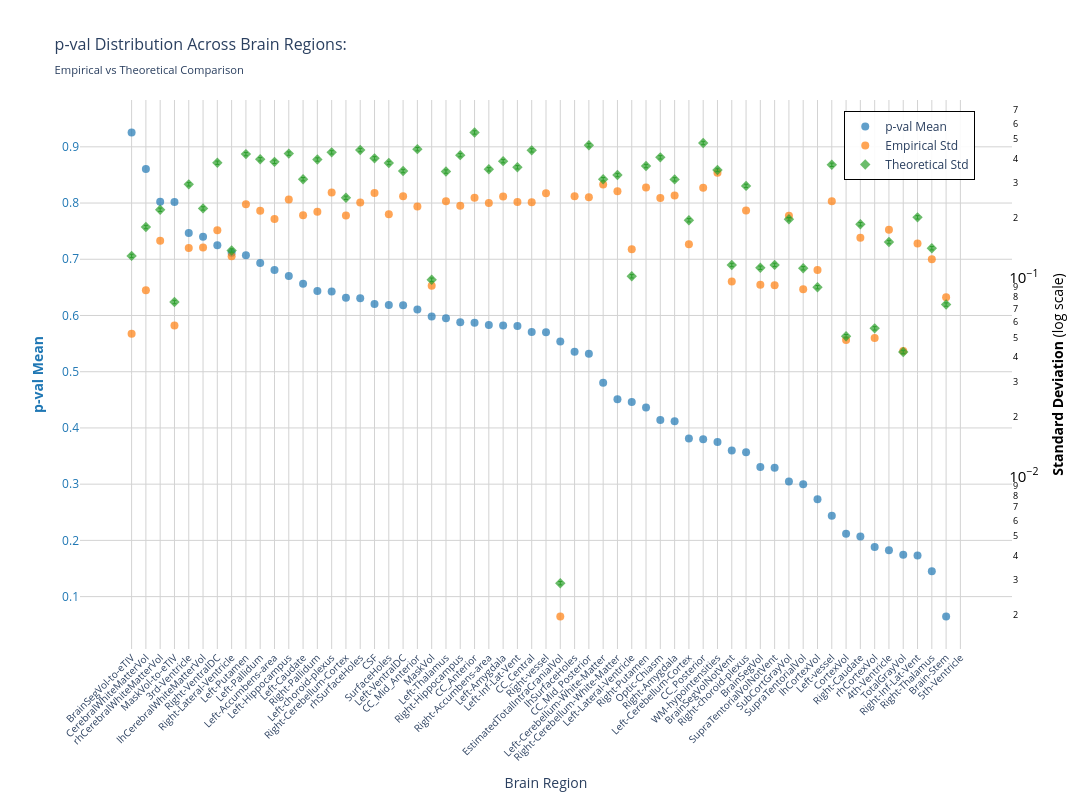
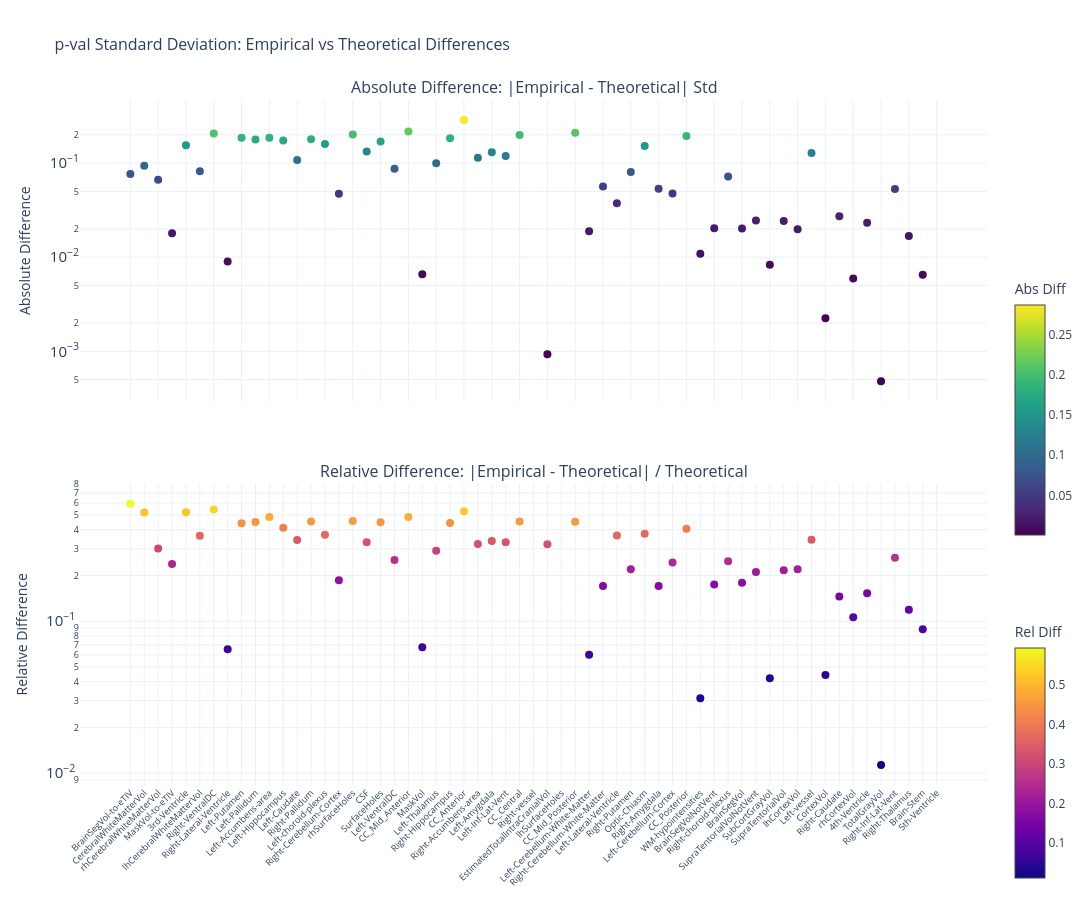

Write notebook code for charts like these, in order.
### Markdown cell above
### p-value

### Code cell
nu_nav = df_npvr[(df_npvr["study"] == "longitudinal") & (df_npvr["group"] == "HC-PD")]
data_path = stats_dir / f"partial_correlation_longitudinal_{METRIC}.parquet"
df, stats = get_test_stats(
    data_path,
    stat_functions_F,
    nu_nav,
    hemisphere=False,
    study="longitudinal",
    raw_values=True,
)
show_figure(
    stats, hemisphere=False, stat_name="p-val", study="longitudinal", metric=METRIC
)

### Figure 1 — Plotly figure (JSON) as saved in the notebook; plotly's stock layout.template omitted (floating-point values rounded to 4 significant figures)
{"data": [{"hovertemplate": "<b>%{x}</b><br>Mean p-val: %{y:.2f}<br><extra></extra>", "marker": {"color": "#1f77b4", "opacity": 0.7, "size": 8}, "mode": "markers", "name": "p-val Mean", "type": "scatter", "x": ["BrainSegVol-to-eTIV", "CerebralWhiteMatterVol", "rhCerebralWhiteMatterVol", "MaskVol-to-eTIV", "3rd-Ventricle", "lhCerebralWhiteMatterVol", "Right-VentralDC", "Right-Lateral-Ventricle", "Left-Putamen", "Left-Pallidum", "Left-Accumbens-area", "Left-Hippocampus", "Left-Caudate", "Right-Pallidum", "Left-choroid-plexus", "Right-Cerebellum-Cortex", "rhSurfaceHoles", "CSF", "SurfaceHoles", "Left-VentralDC", "CC_Mid_Anterior", "MaskVol", "Left-Thalamus", "Right-Hippocampus", "CC_Anterior", "Right-Accumbens-area", "Left-Amygdala", "Left-Inf-Lat-Vent", "CC_Central", "Right-vessel", "EstimatedTotalIntraCranialVol", "lhSurfaceHoles", "CC_Mid_Posterior", "Left-Cerebellum-White-Matter", "Right-Cerebellum-White-Matter", "Left-Lateral-Ventricle", "Right-Putamen", "Optic-Chiasm", "Right-Amygdala", "Left-Cerebellum-Cortex", "CC_Posterior", "WM-hypointensities", "BrainSegVolNotVent", "Right-choroid-plexus", "BrainSegVol", "SupraTentorialVolNotVent", "SubCortGrayVol", "SupraTentorialVol", "lhCortexVol", "Left-vessel", "CortexVol", "Right-Caudate", "rhCortexVol", "4th-Ventricle", "TotalGrayVol", "Right-Inf-Lat-Vent", "Right-Thalamus", "Brain-Stem", "5th-Ventricle"], "y": [0.9256, 0.8606, 0.8025, 0.8018, 0.7469, 0.74, 0.7249, 0.7118, 0.7071, 0.6932, 0.6808, 0.6701, 0.6565, 0.6434, 0.6425, 0.6314, 0.6306, 0.6204, 0.6185, 0.6184, 0.6107, 0.5984, 0.5951, 0.5878, 0.5873, 0.5833, 0.5824, 0.5814, 0.5708, 0.5703, 0.5539, 0.5353, 0.532, 0.4804, 0.4509, 0.4462, 0.4363, 0.4143, 0.412, 0.3812, 0.3799, 0.3748, 0.3599, 0.3568, 0.3307, 0.3293, 0.3049, 0.2997, 0.2733, 0.2436, 0.2119, 0.2067, 0.1883, 0.1823, 0.1744, 0.1733, 0.145, 0.06454, NaN], "yaxis": "y"}, {"hovertemplate": "<b>%{x}</b><br>Empirical Std: %{y:.3f}<br><extra></extra>", "marker": {"color": "#ff7f0e", "opacity": 0.7, "size": 8, "symbol": "circle"}, "mode": "markers", "name": "Empirical Std", "type": "scatter", "x": ["BrainSegVol-to-eTIV", "CerebralWhiteMatterVol", "rhCerebralWhiteMatterVol", "MaskVol-to-eTIV", "3rd-Ventricle", "lhCerebralWhiteMatterVol", "Right-VentralDC", "Right-Lateral-Ventricle", "Left-Putamen", "Left-Pallidum", "Left-Accumbens-area", "Left-Hippocampus", "Left-Caudate", "Right-Pallidum", "Left-choroid-plexus", "Right-Cerebellum-Cortex", "rhSurfaceHoles", "CSF", "SurfaceHoles", "Left-VentralDC", "CC_Mid_Anterior", "MaskVol", "Left-Thalamus", "Right-Hippocampus", "CC_Anterior", "Right-Accumbens-area", "Left-Amygdala", "Left-Inf-Lat-Vent", "CC_Central", "Right-vessel", "EstimatedTotalIntraCranialVol", "lhSurfaceHoles", "CC_Mid_Posterior", "Left-Cerebellum-White-Matter", "Right-Cerebellum-White-Matter", "Left-Lateral-Ventricle", "Right-Putamen", "Optic-Chiasm", "Right-Amygdala", "Left-Cerebellum-Cortex", "CC_Posterior", "WM-hypointensities", "BrainSegVolNotVent", "Right-choroid-plexus", "BrainSegVol", "SupraTentorialVolNotVent", "SubCortGrayVol", "SupraTentorialVol", "lhCortexVol", "Left-vessel", "CortexVol", "Right-Caudate", "rhCortexVol", "4th-Ventricle", "TotalGrayVol", "Right-Inf-Lat-Vent", "Right-Thalamus", "Brain-Stem", "5th-Ventricle"], "y": [0.05234, 0.08659, 0.154, 0.05757, 0.1416, 0.1421, 0.1736, 0.1285, 0.2348, 0.2178, 0.198, 0.2484, 0.2066, 0.2154, 0.2695, 0.2061, 0.2395, 0.2676, 0.2091, 0.258, 0.2289, 0.0913, 0.2434, 0.231, 0.2536, 0.2386, 0.2569, 0.2413, 0.2402, 0.2671, 0.001968, 0.2577, 0.255, 0.2953, 0.2733, 0.1392, 0.2854, 0.2525, 0.26, 0.1476, 0.2841, 0.3389, 0.09586, 0.2186, 0.09235, 0.09176, 0.2058, 0.08761, 0.1095, 0.2434, 0.0486, 0.1592, 0.04977, 0.1747, 0.04281, 0.1489, 0.1243, 0.0799, NaN], "yaxis": "y2"}, {"error_y": {"array": [0.002564, 0.003584, 0.004379, 0.001501, 0.005881, 0.004448, 0.007555, 0.002732, 0.00835, 0.007865, 0.007635, 0.008399, 0.006242, 0.007841, 0.008522, 0.005031, 0.008751, 0.00795, 0.00753, 0.006863, 0.008843, 0.001945, 0.00682, 0.00825, 0.01073, 0.007001, 0.007697, 0.007165, 0.008721, NaN, 5.758e-05, NaN, 0.009251, 0.006243, 0.00655, 0.002024, 0.007271, 0.008042, 0.006229, 0.003877, 0.009498, 0.006949, 0.002307, 0.005776, 0.002235, 0.00231, 0.003924, 0.002221, 0.001784, 0.007375, 0.00101, 0.003702, 0.001107, 0.003011, 0.0008412, 0.00401, 0.002803, 0.001458, NaN], "arrayminus": [0.002513, 0.003513, 0.004292, 0.001472, 0.005765, 0.00436, 0.007405, 0.002677, 0.008185, 0.007709, 0.007483, 0.008232, 0.006119, 0.007686, 0.008353, 0.004931, 0.008578, 0.007792, 0.007381, 0.006727, 0.008667, 0.001907, 0.006684, 0.008087, 0.01052, 0.006862, 0.007545, 0.007023, 0.008548, NaN, 5.644e-05, NaN, 0.009067, 0.00612, 0.00642, 0.001984, 0.007127, 0.007882, 0.006105, 0.0038, 0.009309, 0.006811, 0.002262, 0.005662, 0.002191, 0.002264, 0.003846, 0.002177, 0.001748, 0.007229, 0.0009902, 0.003629, 0.001085, 0.002951, 0.0008245, 0.00393, 0.002748, 0.001429, NaN], "color": "#2ca02c", "thickness": 1, "type": "data", "visible": true, "width": 2}, "hovertemplate": "<b>%{x}</b><br>Theoretical Std: %{y:.3f}<br><extra></extra>", "marker": {"color": "#2ca02c", "opacity": 0.7, "size": 8, "symbol": "diamond"}, "mode": "markers", "name": "Theoretical Std", "type": "scatter", "x": ["BrainSegVol-to-eTIV", "CerebralWhiteMatterVol", "rhCerebralWhiteMatterVol", "MaskVol-to-eTIV", "3rd-Ventricle", "lhCerebralWhiteMatterVol", "Right-VentralDC", "Right-Lateral-Ventricle", "Left-Putamen", "Left-Pallidum", "Left-Accumbens-area", "Left-Hippocampus", "Left-Caudate", "Right-Pallidum", "Left-choroid-plexus", "Right-Cerebellum-Cortex", "rhSurfaceHoles", "CSF", "SurfaceHoles", "Left-VentralDC", "CC_Mid_Anterior", "MaskVol", "Left-Thalamus", "Right-Hippocampus", "CC_Anterior", "Right-Accumbens-area", "Left-Amygdala", "Left-Inf-Lat-Vent", "CC_Central", "Right-vessel", "EstimatedTotalIntraCranialVol", "lhSurfaceHoles", "CC_Mid_Posterior", "Left-Cerebellum-White-Matter", "Right-Cerebellum-White-Matter", "Left-Lateral-Ventricle", "Right-Putamen", "Optic-Chiasm", "Right-Amygdala", "Left-Cerebellum-Cortex", "CC_Posterior", "WM-hypointensities", "BrainSegVolNotVent", "Right-choroid-plexus", "BrainSegVol", "SupraTentorialVolNotVent", "SubCortGrayVol", "SupraTentorialVol", "lhCortexVol", "Left-vessel", "CortexVol", "Right-Caudate", "rhCortexVol", "4th-Ventricle", "TotalGrayVol", "Right-Inf-Lat-Vent", "Right-Thalamus", "Brain-Stem", "5th-Ventricle"], "y": [0.129, 0.1804, 0.2204, 0.07556, 0.296, 0.2239, 0.3802, 0.1375, 0.4203, 0.3958, 0.3842, 0.4227, 0.3142, 0.3947, 0.4289, 0.2532, 0.4404, 0.4001, 0.379, 0.3454, 0.445, 0.0979, 0.3432, 0.4152, 0.5403, 0.3523, 0.3874, 0.3606, 0.4389, NaN, 0.002898, NaN, 0.4656, 0.3142, 0.3296, 0.1019, 0.3659, 0.4047, 0.3135, 0.1951, 0.478, 0.3497, 0.1161, 0.2907, 0.1125, 0.1163, 0.1975, 0.1118, 0.08977, 0.3712, 0.05084, 0.1863, 0.0557, 0.1515, 0.04233, 0.2018, 0.1411, 0.0734, NaN], "yaxis": "y2"}], "layout": {"height": 800, "hovermode": "x", "legend": {"bgcolor": "rgba(255, 255, 255, 0.9)", "bordercolor": "black", "borderwidth": 1, "font": {"size": 12}, "orientation": "v", "x": 0.82, "y": 0.98}, "title": {"font": {"size": 16}, "text": "p-val Distribution Across Brain Regions:<br><sub>Empirical vs Theoretical Comparison</sub>"}, "width": 1400, "xaxis": {"gridcolor": "lightgray", "showgrid": true, "tickangle": -45, "tickfont": {"size": 10}, "title": {"text": "Brain Region"}}, "yaxis": {"gridcolor": "lightgray", "showgrid": true, "side": "left", "tickfont": {"color": "#1f77b4"}, "title": {"font": {"color": "#1f77b4"}, "text": "<b>p-val Mean</b>"}}, "yaxis2": {"exponentformat": "power", "overlaying": "y", "showgrid": false, "side": "right", "tickfont": {"color": "black"}, "title": {"font": {"color": "black"}, "text": "<b>Standard Deviation</b> (log scale)"}, "type": "log"}}}

### Figure 2 — Plotly figure (JSON) as saved in the notebook; plotly's stock layout.template omitted (floating-point values rounded to 4 significant figures)
{"data": [{"hovertemplate": "<b>%{x}</b><br>Abs Diff: %{y:.4f}<br><extra></extra>", "marker": {"color": [0.07668, 0.09378, 0.06634, 0.01799, 0.1544, 0.08174, 0.2066, 0.009001, 0.1855, 0.178, 0.1863, 0.1743, 0.1076, 0.1792, 0.1594, 0.04715, 0.2009, 0.1325, 0.1699, 0.08734, 0.2162, 0.0066, 0.09984, 0.1842, 0.2867, 0.1137, 0.1305, 0.1193, 0.1988, NaN, 0.0009298, NaN, 0.2106, 0.01888, 0.05631, 0.03735, 0.08049, 0.1522, 0.05353, 0.04754, 0.1939, 0.01088, 0.02027, 0.07211, 0.02014, 0.02449, 0.008306, 0.02417, 0.01977, 0.1278, 0.002247, 0.02716, 0.005925, 0.02318, 0.0004792, 0.05289, 0.01681, 0.006501, NaN], "colorbar": {"len": 0.4, "title": {"text": "Abs Diff"}, "y": 0.75, "yanchor": "top"}, "colorscale": [[0.0, "#440154"], [0.1111, "#482878"], [0.2222, "#3e4989"], [0.3333, "#31688e"], [0.4444, "#26828e"], [0.5556, "#1f9e89"], [0.6667, "#35b779"], [0.7778, "#6ece58"], [0.8889, "#b5de2b"], [1.0, "#fde725"]], "showscale": true, "size": 8}, "mode": "markers", "name": "Absolute", "type": "scatter", "x": ["BrainSegVol-to-eTIV", "CerebralWhiteMatterVol", "rhCerebralWhiteMatterVol", "MaskVol-to-eTIV", "3rd-Ventricle", "lhCerebralWhiteMatterVol", "Right-VentralDC", "Right-Lateral-Ventricle", "Left-Putamen", "Left-Pallidum", "Left-Accumbens-area", "Left-Hippocampus", "Left-Caudate", "Right-Pallidum", "Left-choroid-plexus", "Right-Cerebellum-Cortex", "rhSurfaceHoles", "CSF", "SurfaceHoles", "Left-VentralDC", "CC_Mid_Anterior", "MaskVol", "Left-Thalamus", "Right-Hippocampus", "CC_Anterior", "Right-Accumbens-area", "Left-Amygdala", "Left-Inf-Lat-Vent", "CC_Central", "Right-vessel", "EstimatedTotalIntraCranialVol", "lhSurfaceHoles", "CC_Mid_Posterior", "Left-Cerebellum-White-Matter", "Right-Cerebellum-White-Matter", "Left-Lateral-Ventricle", "Right-Putamen", "Optic-Chiasm", "Right-Amygdala", "Left-Cerebellum-Cortex", "CC_Posterior", "WM-hypointensities", "BrainSegVolNotVent", "Right-choroid-plexus", "BrainSegVol", "SupraTentorialVolNotVent", "SubCortGrayVol", "SupraTentorialVol", "lhCortexVol", "Left-vessel", "CortexVol", "Right-Caudate", "rhCortexVol", "4th-Ventricle", "TotalGrayVol", "Right-Inf-Lat-Vent", "Right-Thalamus", "Brain-Stem", "5th-Ventricle"], "xaxis": "x", "y": [0.07668, 0.09378, 0.06634, 0.01799, 0.1544, 0.08174, 0.2066, 0.009001, 0.1855, 0.178, 0.1863, 0.1743, 0.1076, 0.1792, 0.1594, 0.04715, 0.2009, 0.1325, 0.1699, 0.08734, 0.2162, 0.0066, 0.09984, 0.1842, 0.2867, 0.1137, 0.1305, 0.1193, 0.1988, NaN, 0.0009298, NaN, 0.2106, 0.01888, 0.05631, 0.03735, 0.08049, 0.1522, 0.05353, 0.04754, 0.1939, 0.01088, 0.02027, 0.07211, 0.02014, 0.02449, 0.008306, 0.02417, 0.01977, 0.1278, 0.002247, 0.02716, 0.005925, 0.02318, 0.0004792, 0.05289, 0.01681, 0.006501, NaN], "yaxis": "y"}, {"hovertemplate": "<b>%{x}</b><br>Rel Diff: %{y:.2%}<br><extra></extra>", "marker": {"color": [0.5943, 0.5199, 0.301, 0.2381, 0.5215, 0.3651, 0.5433, 0.06548, 0.4414, 0.4497, 0.4848, 0.4123, 0.3424, 0.4542, 0.3716, 0.1862, 0.4562, 0.3313, 0.4482, 0.2529, 0.4858, 0.06741, 0.2909, 0.4436, 0.5306, 0.3227, 0.3368, 0.3308, 0.4528, NaN, 0.3209, NaN, 0.4523, 0.06009, 0.1708, 0.3667, 0.22, 0.3761, 0.1708, 0.2437, 0.4056, 0.0311, 0.1745, 0.2481, 0.179, 0.2107, 0.04206, 0.2163, 0.2203, 0.3442, 0.04419, 0.1457, 0.1064, 0.153, 0.01132, 0.2621, 0.1192, 0.08858, NaN], "colorbar": {"len": 0.4, "title": {"text": "Rel Diff"}, "y": 0.25, "yanchor": "top"}, "colorscale": [[0.0, "#0d0887"], [0.1111, "#46039f"], [0.2222, "#7201a8"], [0.3333, "#9c179e"], [0.4444, "#bd3786"], [0.5556, "#d8576b"], [0.6667, "#ed7953"], [0.7778, "#fb9f3a"], [0.8889, "#fdca26"], [1.0, "#f0f921"]], "showscale": true, "size": 8}, "mode": "markers", "name": "Relative", "type": "scatter", "x": ["BrainSegVol-to-eTIV", "CerebralWhiteMatterVol", "rhCerebralWhiteMatterVol", "MaskVol-to-eTIV", "3rd-Ventricle", "lhCerebralWhiteMatterVol", "Right-VentralDC", "Right-Lateral-Ventricle", "Left-Putamen", "Left-Pallidum", "Left-Accumbens-area", "Left-Hippocampus", "Left-Caudate", "Right-Pallidum", "Left-choroid-plexus", "Right-Cerebellum-Cortex", "rhSurfaceHoles", "CSF", "SurfaceHoles", "Left-VentralDC", "CC_Mid_Anterior", "MaskVol", "Left-Thalamus", "Right-Hippocampus", "CC_Anterior", "Right-Accumbens-area", "Left-Amygdala", "Left-Inf-Lat-Vent", "CC_Central", "Right-vessel", "EstimatedTotalIntraCranialVol", "lhSurfaceHoles", "CC_Mid_Posterior", "Left-Cerebellum-White-Matter", "Right-Cerebellum-White-Matter", "Left-Lateral-Ventricle", "Right-Putamen", "Optic-Chiasm", "Right-Amygdala", "Left-Cerebellum-Cortex", "CC_Posterior", "WM-hypointensities", "BrainSegVolNotVent", "Right-choroid-plexus", "BrainSegVol", "SupraTentorialVolNotVent", "SubCortGrayVol", "SupraTentorialVol", "lhCortexVol", "Left-vessel", "CortexVol", "Right-Caudate", "rhCortexVol", "4th-Ventricle", "TotalGrayVol", "Right-Inf-Lat-Vent", "Right-Thalamus", "Brain-Stem", "5th-Ventricle"], "xaxis": "x2", "y": [0.5943, 0.5199, 0.301, 0.2381, 0.5215, 0.3651, 0.5433, 0.06548, 0.4414, 0.4497, 0.4848, 0.4123, 0.3424, 0.4542, 0.3716, 0.1862, 0.4562, 0.3313, 0.4482, 0.2529, 0.4858, 0.06741, 0.2909, 0.4436, 0.5306, 0.3227, 0.3368, 0.3308, 0.4528, NaN, 0.3209, NaN, 0.4523, 0.06009, 0.1708, 0.3667, 0.22, 0.3761, 0.1708, 0.2437, 0.4056, 0.0311, 0.1745, 0.2481, 0.179, 0.2107, 0.04206, 0.2163, 0.2203, 0.3442, 0.04419, 0.1457, 0.1064, 0.153, 0.01132, 0.2621, 0.1192, 0.08858, NaN], "yaxis": "y2"}], "layout": {"annotations": [{"font": {"size": 16}, "showarrow": false, "text": "Absolute Difference: |Empirical - Theoretical| Std", "x": 0.5, "xanchor": "center", "xref": "paper", "y": 1.0, "yanchor": "bottom", "yref": "paper"}, {"font": {"size": 16}, "showarrow": false, "text": "Relative Difference: |Empirical - Theoretical| / Theoretical", "x": 0.5, "xanchor": "center", "xref": "paper", "y": 0.44, "yanchor": "bottom", "yref": "paper"}], "height": 900, "hovermode": "x unified", "showlegend": false, "title": {"font": {"size": 16}, "text": "p-val Standard Deviation: Empirical vs Theoretical Differences"}, "width": 1400, "xaxis": {"anchor": "y", "domain": [0.0, 1.0], "showticklabels": false}, "xaxis2": {"anchor": "y2", "domain": [0.0, 1.0], "tickangle": -45, "tickfont": {"size": 9}}, "yaxis": {"anchor": "x", "domain": [0.56, 1.0], "exponentformat": "power", "title": {"text": "Absolute Difference"}, "type": "log"}, "yaxis2": {"anchor": "x2", "domain": [0.0, 0.44], "exponentformat": "power", "title": {"text": "Relative Difference"}, "type": "log"}}}
